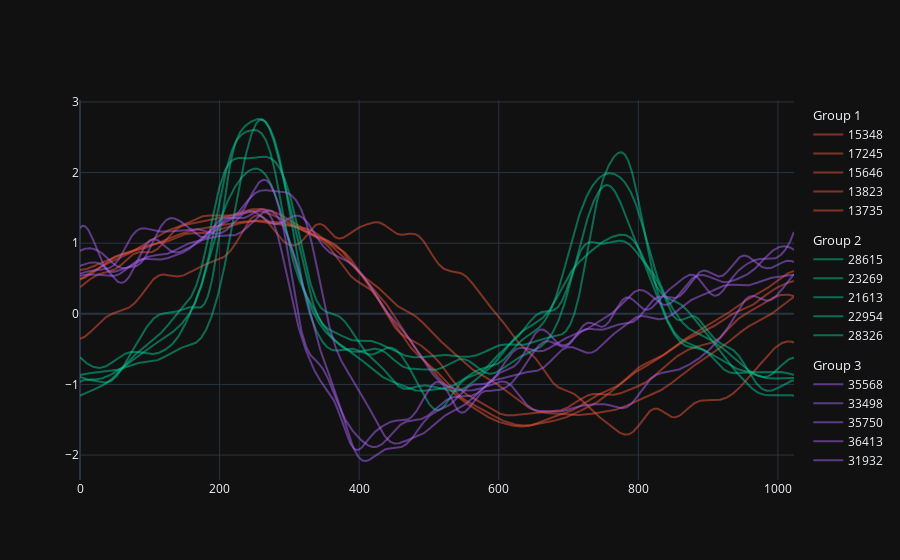

Source (notebook cell):
### Code cell
fig = data.plot_fig()
fig.update_layout(template = "plotly_dark")
fig.show()

### Figure 1 — Plotly figure (JSON) as saved in the notebook; plotly's stock layout.template omitted (floating-point values rounded to 4 significant figures; data arrays with more than 128 entries replaced by an {"elided": "..."} marker saying what was removed)
{"data": [{"legendgroup": "1", "legendgrouptitle": {"text": "Group 1"}, "marker": {"color": "#EF553B"}, "name": "15348", "opacity": 0.5, "type": "scatter", "x": {"elided": "1024 int values"}, "y": {"elided": "1024 float values"}}, {"legendgroup": "1", "legendgrouptitle": {"text": "Group 1"}, "marker": {"color": "#EF553B"}, "name": "17245", "opacity": 0.5, "type": "scatter", "x": {"elided": "1024 int values"}, "y": {"elided": "1024 float values"}}, {"legendgroup": "1", "legendgrouptitle": {"text": "Group 1"}, "marker": {"color": "#EF553B"}, "name": "15646", "opacity": 0.5, "type": "scatter", "x": {"elided": "1024 int values"}, "y": {"elided": "1024 float values"}}, {"legendgroup": "1", "legendgrouptitle": {"text": "Group 1"}, "marker": {"color": "#EF553B"}, "name": "13823", "opacity": 0.5, "type": "scatter", "x": {"elided": "1024 int values"}, "y": {"elided": "1024 float values"}}, {"legendgroup": "1", "legendgrouptitle": {"text": "Group 1"}, "marker": {"color": "#EF553B"}, "name": "13735", "opacity": 0.5, "type": "scatter", "x": {"elided": "1024 int values"}, "y": {"elided": "1024 float values"}}, {"legendgroup": "2", "legendgrouptitle": {"text": "Group 2"}, "marker": {"color": "#00CC96"}, "name": "28615", "opacity": 0.5, "type": "scatter", "x": {"elided": "1024 int values"}, "y": {"elided": "1024 float values"}}, {"legendgroup": "2", "legendgrouptitle": {"text": "Group 2"}, "marker": {"color": "#00CC96"}, "name": "23269", "opacity": 0.5, "type": "scatter", "x": {"elided": "1024 int values"}, "y": {"elided": "1024 float values"}}, {"legendgroup": "2", "legendgrouptitle": {"text": "Group 2"}, "marker": {"color": "#00CC96"}, "name": "21613", "opacity": 0.5, "type": "scatter", "x": {"elided": "1024 int values"}, "y": {"elided": "1024 float values"}}, {"legendgroup": "2", "legendgrouptitle": {"text": "Group 2"}, "marker": {"color": "#00CC96"}, "name": "22954", "opacity": 0.5, "type": "scatter", "x": {"elided": "1024 int values"}, "y": {"elided": "1024 float values"}}, {"legendgroup": "2", "legendgrouptitle": {"text": "Group 2"}, "marker": {"color": "#00CC96"}, "name": "28326", "opacity": 0.5, "type": "scatter", "x": {"elided": "1024 int values"}, "y": {"elided": "1024 float values"}}, {"legendgroup": "3", "legendgrouptitle": {"text": "Group 3"}, "marker": {"color": "#AB63FA"}, "name": "35568", "opacity": 0.5, "type": "scatter", "x": {"elided": "1024 int values"}, "y": {"elided": "1024 float values"}}, {"legendgroup": "3", "legendgrouptitle": {"text": "Group 3"}, "marker": {"color": "#AB63FA"}, "name": "33498", "opacity": 0.5, "type": "scatter", "x": {"elided": "1024 int values"}, "y": {"elided": "1024 float values"}}, {"legendgroup": "3", "legendgrouptitle": {"text": "Group 3"}, "marker": {"color": "#AB63FA"}, "name": "35750", "opacity": 0.5, "type": "scatter", "x": {"elided": "1024 int values"}, "y": {"elided": "1024 float values"}}, {"legendgroup": "3", "legendgrouptitle": {"text": "Group 3"}, "marker": {"color": "#AB63FA"}, "name": "36413", "opacity": 0.5, "type": "scatter", "x": {"elided": "1024 int values"}, "y": {"elided": "1024 float values"}}, {"legendgroup": "3", "legendgrouptitle": {"text": "Group 3"}, "marker": {"color": "#AB63FA"}, "name": "31932", "opacity": 0.5, "type": "scatter", "x": {"elided": "1024 int values"}, "y": {"elided": "1024 float values"}}], "layout": {}}
